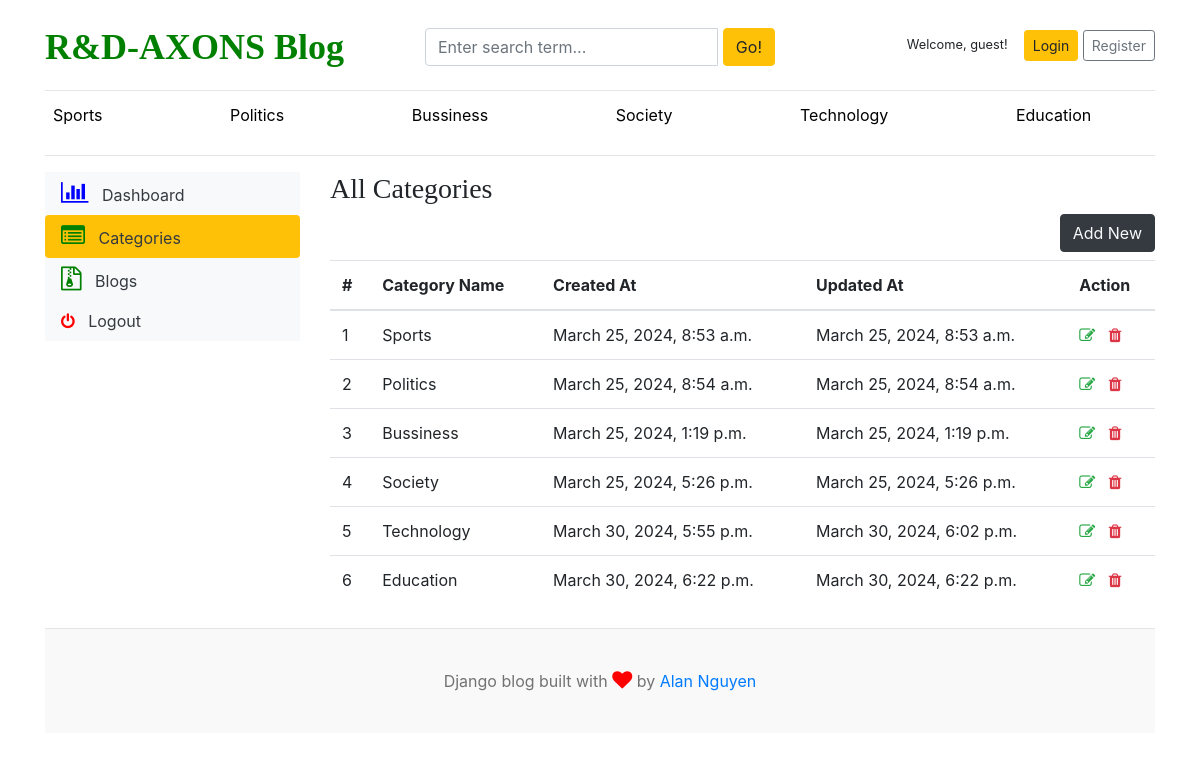
/dashboard/categories/, run on the app's committed database.
### blogs/models.py (models this page shows, shortened)
class Category(models.Model):
    category_name = models.CharField(max_length=50, unique=True)
    created_at = models.DateTimeField(auto_now_add=True)
    updated_at = models.DateTimeField(auto_now=True)
    class Meta:
        verbose_name_plural = 'categories'

### dashboards/views.py (the view)
# urls.py: path('categories/', views.categories, name='categories'),
def categories(request):
    return render(request, 'dashboard/categories.html')

### blogs/context_processors.py (called while the page is built)
def get_categories(request):
    categories = Category.objects.all()
    return dict(categories=categories)

def get_social_links(request):
    social_links = SocialLink.objects.all()
    return dict(social_links=social_links)

### templates/dashboard/categories.html (shortened to what this page needs)
{% extends "base.html" %}
{% block content %}
<hr>
<div class="row mb-2">
    {% include 'dashboard/sidebar.html'%}
    <div class="col-md-9 table-responsive">
        <h3>All Categories</h3>
        <a href="{% url 'add_category' %}" class="btn btn-dark text-light float-right mb-2">Add New</a>
        <table class="table table-hover">
            <thead>
                <tr>
                  <th>#</th>
                  <th>Category Name</th>
                  <th>Created At</th>
                  <th>Updated At</th>
                  <th>Action</th>
                </tr>
              </thead>
              <tbody>
                {% for row in categories %}
                <tr>
                  <td>{{ forloop.counter }}</td>
                  <td>{{ row.category_name}}</td>
                  <td>{{ row.created_at }}</td>
                  <td>{{ row.updated_at}} </td>
                  <td>
                    <a href="{% url 'edit_category' row.id %}"><i class="fa fa-edit text-success"></i></a>
                    <a href="{% url 'del_category' row.id %}"><i class="fa fa-trash text-danger"></i></a>
                 </td>
                </tr>
                {% endfor %}
              </tbody>
          </table>
    </div>
</div>
{% endblock content %}

### templates/base.html (shortened to what this page needs)
{% load static %}
<!DOCTYPE html>
<html lang="en">
<head>
    <link href="https://getbootstrap.com/docs/4.0/dist/css/bootstrap.min.css" rel="stylesheet">
    <link rel="stylesheet" href="https://cdnjs.cloudflare.com/ajax/libs/font-awesome/4.7.0/css/font-awesome.min.css">
    <link href="{% static 'css/blogs.css' %}" rel="stylesheet">
  </head>
<body>
    <div class="container">
      <header class="blog-header py-3">
        <div class="row flex-nowrap justify-content-between align-items-center">
          <div class="col-4 pt-1">
            <a class="blog-header-logo" href="/" style="font-weight:900; color:green;">R&D-AXONS Blog</a>
          </div>
          <div class="col-4 pt-1" >
            <form action="{% url 'search' %}" method="GET">
              <div class="input-group">
                <input class="form-control" type="text" name="keyword" value="{{ keyword }}" placeholder="Enter search term..." aria-label="Enter search term..." aria-describedby="button-search" /><p style="margin-right:5px;"> </p>
                <button type="submit " class="btn btn-warning" id="button-search" type="button">Go!</button>
            </div>
            </form>
          </div>
          <div class="col-4 d-flex justify-content-end align-items-center">
            {% if user.is_authenticated %}
              <div class="nav-item">
                <small class="nav-link">Welcome, {{ user.username }}!</small>
              </div>
              <a href="{% url 'dashboard' %}" style="text-decoration: None">Dashboard</a> &nbsp;
              <a href="{% url 'logout' %}" style="text-decoration: None">Logout</a>
            {% else %}
              <div class="nav-item">
                <small class="nav-link">Welcome, guest!</small>
              </div>
              <a class="btn btn-sm btn-warning" href="{% url 'login' %}">Login</a> &nbsp;
              <a class="btn btn-sm btn-outline-secondary" href="{% url 'register' %}">Register</a>
            {% endif %}
          </div>
        </div>
      </header>
      <div class="nav-scroller py-1 mb-2">
        <nav class="nav d-flex justify-content-between">
          {% for item in categories %}
            <a class="p-2 cat-text" href="{% url 'posts_by_category' item.pk %} " style=" text-decoration: none">{{ item.category_name }}</a>
            <br/>
          {% endfor %}
        </nav>
      </div>
{% block content %}
{% endblock content %}
    <footer class="blog-footer">
        <p>Django blog built with <i class="fa fa-heart my-heart"></i> by <a href="#">Alan Nguyen</a></p>
    </footer>
</body>
</html>

### blog_main/static/css/blogs.css (style rules this page uses)
.blog-header { border-bottom: 1px solid #e5e5e5; }
.blog-header-logo { font-family: "IBM Plex Sans"!important; font-size: 2.25rem; }
h1, h2, h3, h4, h5, h6 { font-family: "IBM Plex Sans"!important; }
.blog-footer { padding: 2.5rem 0; color: #727272; text-align: center; background-color: #f9f9f9; border-top: .05rem solid #e5e5e5; }
.blog-footer p:last-child { margin-bottom: 0; }
.my-heart { font-size:20px; color: red !important; }
.cat-text { text-decoration: none; color: black; }

### data on the page
Category: category_name "Sports", created_at "March 25, 2024, 8:53 a.m.", updated_at "March 25, 2024, 8:53 a.m."
Category: category_name "Politics", created_at "March 25, 2024, 8:54 a.m.", updated_at "March 25, 2024, 8:54 a.m."
Category: category_name "Bussiness", created_at "March 25, 2024, 1:19 p.m.", updated_at "March 25, 2024, 1:19 p.m."
Category: category_name "Society", created_at "March 25, 2024, 5:26 p.m.", updated_at "March 25, 2024, 5:26 p.m."
Category: category_name "Technology", created_at "March 30, 2024, 5:55 p.m.", updated_at "March 30, 2024, 6:02 p.m."
Category: category_name "Education", created_at "March 30, 2024, 6:22 p.m.", updated_at "March 30, 2024, 6:22 p.m."
